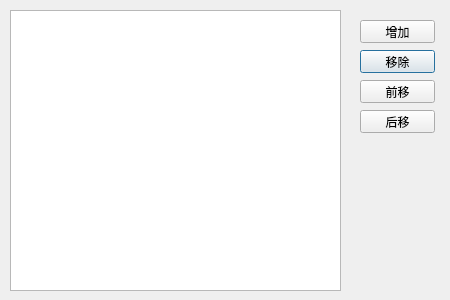
<?xml version="1.0" encoding="UTF-8"?>
<ui version="4.0">
 <class>CMDEventActionDialog</class>
 <widget class="QDialog" name="CMDEventActionDialog">
  <property name="geometry">
   <rect>
    <x>0</x>
    <y>0</y>
    <width>450</width>
    <height>300</height>
   </rect>
  </property>
  <property name="windowTitle">
   <string>Dialog</string>
  </property>
  <widget class="QListWidget" name="actionListWidget">
   <property name="geometry">
    <rect>
     <x>10</x>
     <y>10</y>
     <width>331</width>
     <height>281</height>
    </rect>
   </property>
  </widget>
  <widget class="QPushButton" name="removeButton">
   <property name="geometry">
    <rect>
     <x>360</x>
     <y>50</y>
     <width>75</width>
     <height>23</height>
    </rect>
   </property>
   <property name="text">
    <string>移除</string>
   </property>
  </widget>
  <widget class="QPushButton" name="backwardButton">
   <property name="geometry">
    <rect>
     <x>360</x>
     <y>110</y>
     <width>75</width>
     <height>23</height>
    </rect>
   </property>
   <property name="text">
    <string>后移</string>
   </property>
  </widget>
  <widget class="QPushButton" name="forwardButton">
   <property name="geometry">
    <rect>
     <x>360</x>
     <y>80</y>
     <width>75</width>
     <height>23</height>
    </rect>
   </property>
   <property name="text">
    <string>前移</string>
   </property>
  </widget>
  <widget class="QPushButton" name="addButton">
   <property name="geometry">
    <rect>
     <x>360</x>
     <y>20</y>
     <width>75</width>
     <height>23</height>
    </rect>
   </property>
   <property name="text">
    <string>增加</string>
   </property>
  </widget>
 </widget>
 <resources/>
 <connections/>
</ui>
